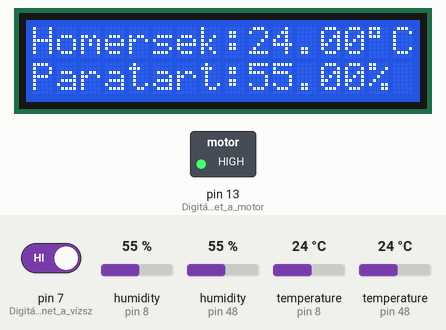
This sketch was run on a simulated Arduino Uno, built with avr-gcc and run on an emulated ATmega328P. Parts: 16×2 character LCD, switched loads named in the sketch (green lamp = pin HIGH). The test bench sets the inputs (shaded band); at power-on: pin 7 (Digitális_bemenet_a_vízsz) HIGH, humidity (sensors on pin 48, pin 8) 55 %, temperature (sensors on pin 48, pin 8) 24 °C. What the sketch prints to the serial monitor is not drawn.

Above: at 1.2 s.
1.3 s: pin 7 (Digitális_bemenet_a_vízsz) driven LOW
At 2.3 s:
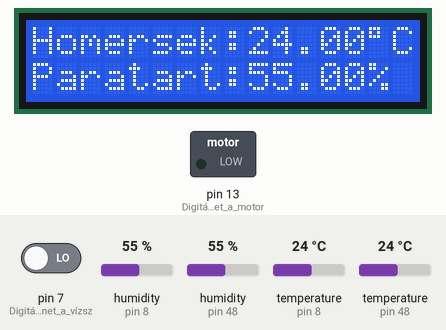
2.8 s: humidity (sensor on pin 48) set to 22 %
At 4.9 s:
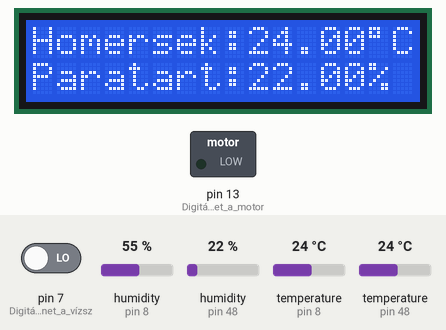
5.8 s: humidity (sensor on pin 48) set to 40 %
At 6.9 s:
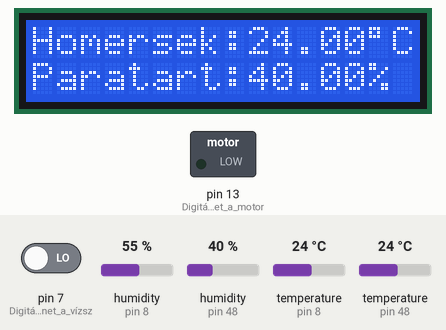
7.9 s: temperature (sensor on pin 48) set to 12 °C
At 9.0 s:
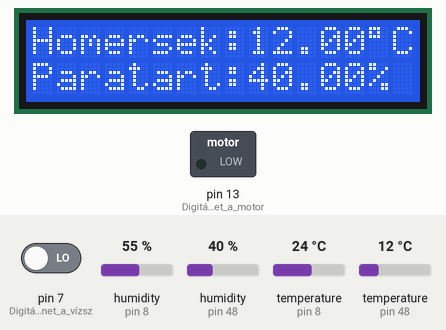
9.9 s: humidity (sensor on pin 48) set to 68 %
At 11.0 s:
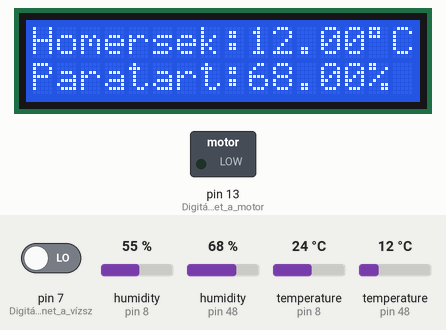
12.0 s: humidity (sensor on pin 48) set to 88 %
Timing chart, 0 to 15.0 s (numbered marks = the images above; inputs shaded):
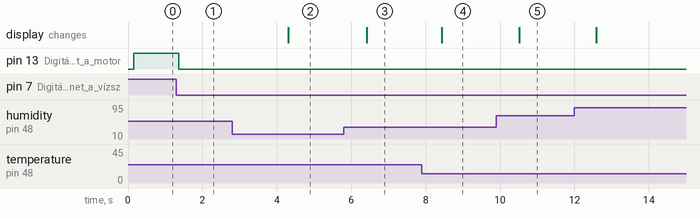

Measured:
- after the input at 1.3 s, pin 13 (Digitális_kimenet_a_motor): HIGH → LOW after 0.07 s
- after the input at 2.8 s, the display: changes after 1.5 s (image 2)
- after the input at 5.8 s, the display: changes after 0.62 s (image 3)
- after the input at 7.9 s, the display: changes after 0.54 s (image 4)
- after the input at 9.9 s, the display: changes after 0.62 s (image 5)

The sketch:

full_k_sz.ino
```cpp
//könyvtárak importálása
#include <Wire.h>
#include <LiquidCrystal_I2C.h>
#include <DHT.h>

#define DHTTYPE DHT11 //Hőmérsékletszenzor típusának beállítása (DHT11)
#define DHTPIN 8 //Hőmérsékletszenzor bemeneti PIN-je.
  int water; //Vízszenzor jelének tárolása
  LiquidCrystal_I2C lcd(0x27, 2, 1, 0, 4, 5, 6, 7, 3, POSITIVE); //LCD képernyő konfigurálása
  DHT dht(DHTPIN, DHTTYPE); //DHT konfigurálása
  //dht DHT;
  char strt [4]; //Hőmérséklet naplózása
  char strh [4]; //Páratartalom naplózása
//----------------------------------
void setup(){
  pinMode(13,OUTPUT); //Digitális kimenet a motorhoz
  pinMode(7,INPUT); //Digitális bemenet a vízszenzortól

  lcd.begin(16,2); //LCD képernyő méretének konfigurálása (16 oszlop, 2 sor)
  lcd.backlight(); //LCD képernyő világításának bekapcsolása

//Naplózás fejléc
  Serial.println("CLEARDATA");
  Serial.println("LABEL,Date,Time,Homerseklet,Paratartalom,Viz");
}
//----------------------------------
void loop() {

  float t = dht.readTemperature(); //Hőmérséklet aktuális értéke
  float h = dht.readHumidity(); //Relatív páratartalom aktuális értéke
  dtostrf(t, 4, 2, strt); //Float -> String konvertálás
  dtostrf(h, 4, 2, strh); //Float -> String konvertálás

//Naplózás excelbe
  Serial.println( (String) "DATA,DATE,TIME," + t + "," + h + "," + String(water));

//Aktuális szenzorértékek kiírása a kijelzőre
 //Hőmérséklet
  lcd.setCursor(0,0);
  lcd.print("Homersek:");
  lcd.print(t);
  lcd.print((char)223);
  lcd.print("C");
 //Relatív páratartalom
  lcd.setCursor(0,1);
  lcd.print("Paratart:");
  lcd.print(h);
  lcd.print("%");

//Soros monitor beállításai
  Serial.begin(9600); //Soros monitor címe
  Serial.print("Homerseklet = ");
  Serial.print(t,h);
  Serial.print("°C | ");
 //Serial.print((t*9.0)/5.0+32.0);
 //Serial.println("°F ");
  Serial.print("Paratartalom = ");
  Serial.print(h);
  Serial.println("% ");
  Serial.println("");

//Vízszenzor tesztelés
   water = digitalRead(7);
  if(water == LOW) //Rövidzár (szenor a vízben van)
  {
  digitalWrite(13,LOW); //Szivattyú kikapcsolása
  }
  else
  {
  digitalWrite(13,HIGH);//Szakadás (szenzor nincs a vízben)
  }
  delay(100); //2 másodperc késleltetés a következő ciklus előtt
}
```
